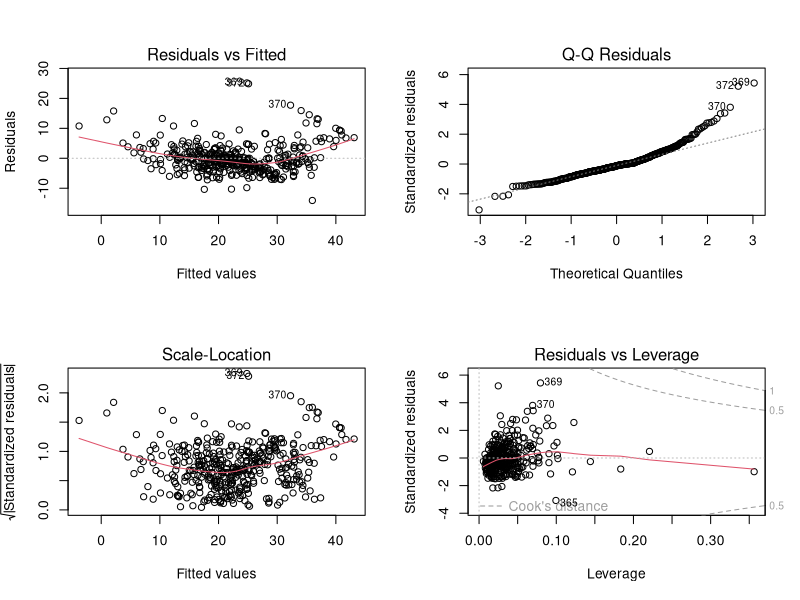
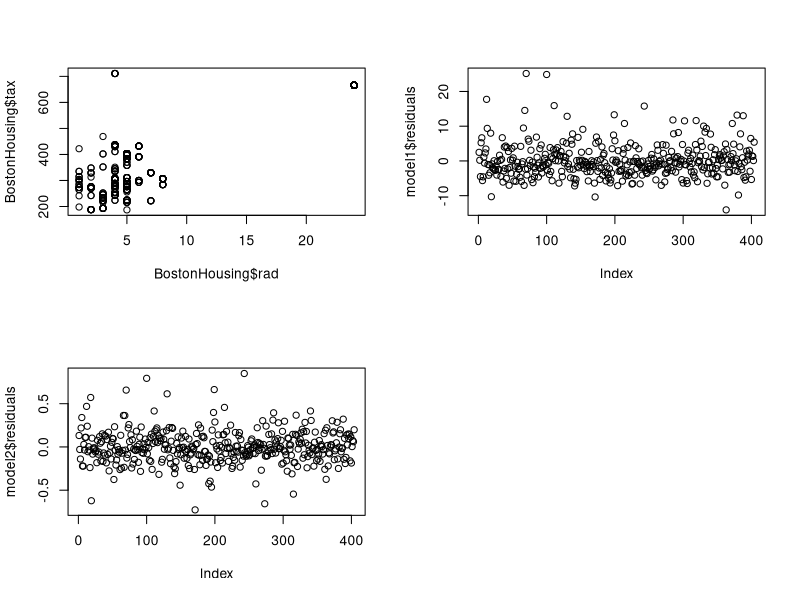

The R source for these figures, in order:
## ---- chunk 1
library(dplyr)
library(mlbench)
library(car)
library(caret) 
library(lmtest)
## ---- chunk 2
data(BostonHousing) # Calling the data from mlbench
## ---- chunk 3
glimpse(BostonHousing)
## ---- chunk 4
set.seed(26) # reproducbility 
index <- sample(nrow(BostonHousing),nrow(BostonHousing)*0.8)
train <- BostonHousing[index,]
test <- BostonHousing[-index,]
## ---- chunk 5
dim(train)
## ---- chunk 6
dim(test)
## ---- chunk 7
model1 <- lm(medv~., data = train)
summary(model1)
## ---- chunk 8
par(mfrow=c(2,2))
plot(model1)
## ---- chunk 9
vif(model1)  
## ---- chunk 10
plot(BostonHousing$rad,BostonHousing$tax)
## ---- chunk 11
cor(BostonHousing %>% select_if(is.numeric)) > 0.90  # if correlation between features greater than 0.9 it turns TRUE
## ---- chunk 12
cor(BostonHousing$rad,BostonHousing$tax)
## ---- chunk 13
plot(model1$residuals)
## ---- chunk 14
bptest(model1)
## ---- chunk 15
model2 <- lm(log(medv)~.,data=train)
plot(model2$residuals)
## ---- chunk 16
bptest(model2)
## ---- chunk 17
mse <- function(y_actual,y_pred){
  mean((y_actual-y_pred)^2)
}
rmse <- function(y_actual,y_pred){
  sqrt(mean((y_actual-y_pred)^2))
}
mae <- function(y_actual,y_pred){
  mean(abs(y_actual-y_pred))
}
## ---- chunk 18
train_pred <- predict(model1,train)
test_pred <- predict(model1,test)
## ---- chunk 19
train_metrics <- data.frame(MSE = mse(train$medv,train_pred),
                            RMSE = rmse(train$medv,train_pred),
                            MAE = mae(train$medv,train_pred))

test_metrics <- data.frame(MSE = mse(test$medv,test_pred),
                            RMSE = rmse(test$medv,test_pred),
                            MAE = mae(test$medv,test_pred))

results <- data.frame(rbind(train_metrics,test_metrics))
rownames(results) <- c("Train","Test")
results
